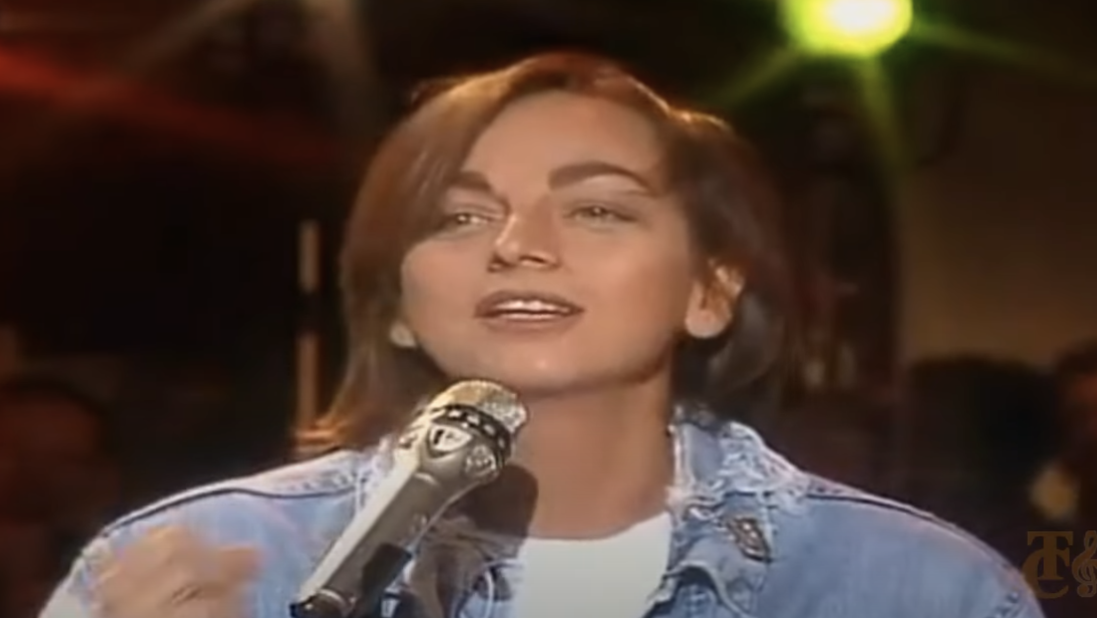
#> input picture image.png, 2194 x 1236 px (shown at 1/2 size)
$ python fibo_cover.py ../image.png ..
#> lines starting #> are read from the running program, lines starting #| are printed output that depends on the picture
#> in main, frame is the input picture: shape (1236, 2194, 3); mean B, G, R 50.4, 60.8, 80.3
"""Prepare a concert frame locally and optionally paint it with FIBO 2 Edit Turbo."""
import argparse
from datetime import datetime
import sys
import json
import os
import socket
from pathlib import Path
import subprocess
import time

import cv2
import numpy as np

if __package__:
    from .local_cover_report import report
else:
    from local_cover_report import report

ROOT = Path(__file__).resolve().parents[1]
TEMPLATE = ROOT / "assets/cover-logo-templates/live-7-hd-768.png"
CLEAN_VERSION = "live7-parts-v3"
PROMPT_VERSION = "concert-oil-v2"


def concert_prompt(scene_note="", opaque_helmets=False):
    """Combine the house oil-paint treatment with observations of this exact frame."""
    if opaque_helmets:
        return ("An oil painting after this exact performance still. " + scene_note.strip() +
                " Both visors are entirely opaque polished metal and smoked mirror glass. "
                "Render the front plates as uninterrupted smooth reflections of the amber lights. "
                "Keep their actual shapes and poses. Full-bleed unlettered painting.")
    parts = [
        "Paint this exact concert frame as a luminous full-bleed oil painting. "
        "Match the camera angle, actual stage colors, lighting and number of visible performers.",
        scene_note.strip(),
        "Keep facial likeness, gaze, eyelids, expression and hand positions faithful to the frame. "
        "Retain visible eyewear only when it appears in the reference. Keep bare eyes free of frames and lenses. "
        "Leave blurred backgrounds and empty stage areas indistinct. Respect occluded details and the shapes of microphones and instruments. "
        "Use restrained brushwork on faces and broader strokes on the stage. "
        "Fill the canvas edge to edge. Leave all lettering, broadcast graphics and badges out of the artwork.",
    ]
    return " ".join(part for part in parts if part)


def detail(gray):
    gray = gray.astype(np.float32)
    return gray - cv2.GaussianBlur(gray, (0, 0), 2)


def locate_logo(frame):
    h, w = frame.shape[:2]
#> h = 1236; w = 2194
    # Compare at the broadcast reference width, convert the accepted mask back to native pixels.
    height = round(h * 768 / w)
#> height = 433
    corner = cv2.resize(cv2.cvtColor(frame, cv2.COLOR_BGR2GRAY), (768, height))
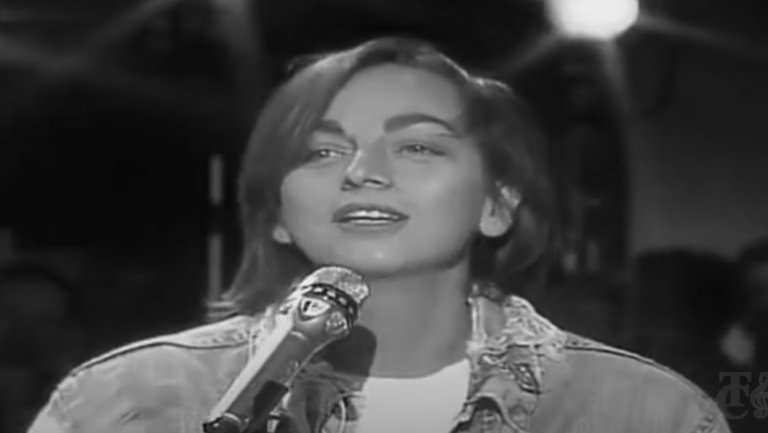
#> corner: shape (433, 768); min 7, max 238, mean 65.3
    x0 = 768 * 2 // 3
    search = corner[:max(1, height // 3), x0:]
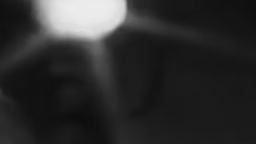
#> search: shape (144, 256); min 12, max 237, mean 45.2
    template = cv2.imread(str(TEMPLATE), cv2.IMREAD_GRAYSCALE)
    if template is None:
#> (the run stopped early here; a loop or call above may not have finished)

$ run again, on v3.png
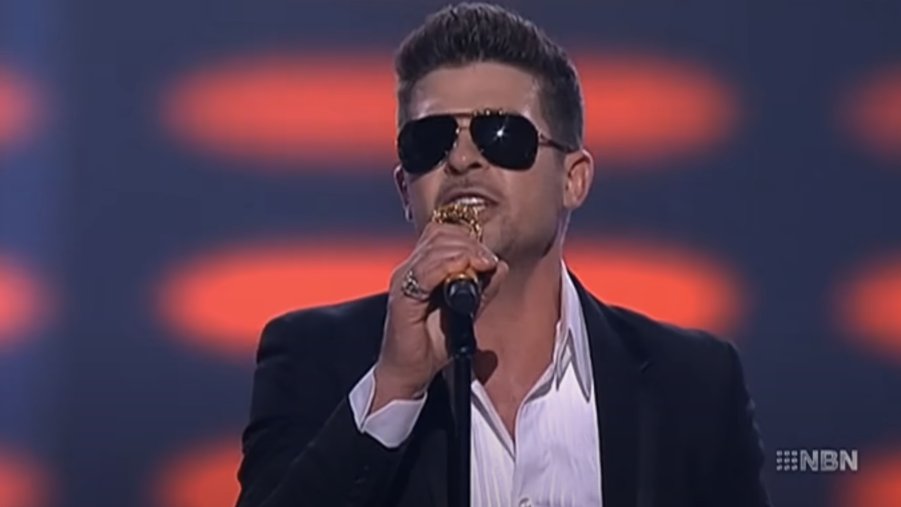
#> input picture v3.png, 1802 x 1014 px (shown at 1/2 size)
#> in main, frame is the input picture: shape (1014, 1802, 3); mean B, G, R 79.1, 60.1, 82.5
#> in locate_logo, `corner = cv2.resize(cv2.cvtColor(frame, cv2.COLOR_BGR2GRAY), (768, hei..`:
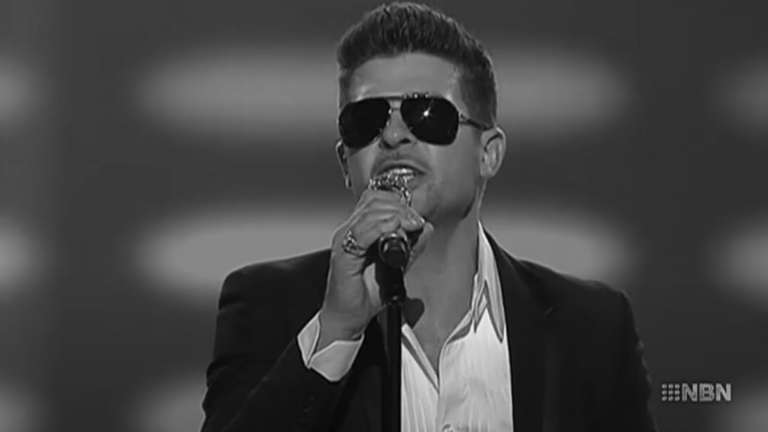
#> corner: shape (432, 768); min 3, max 243, mean 68.9
#> in locate_logo, `search = corner[:max(1, height // 3), x0:]`:
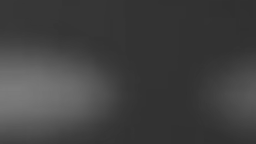
#> search: shape (144, 256); min 48, max 124, mean 64.6
